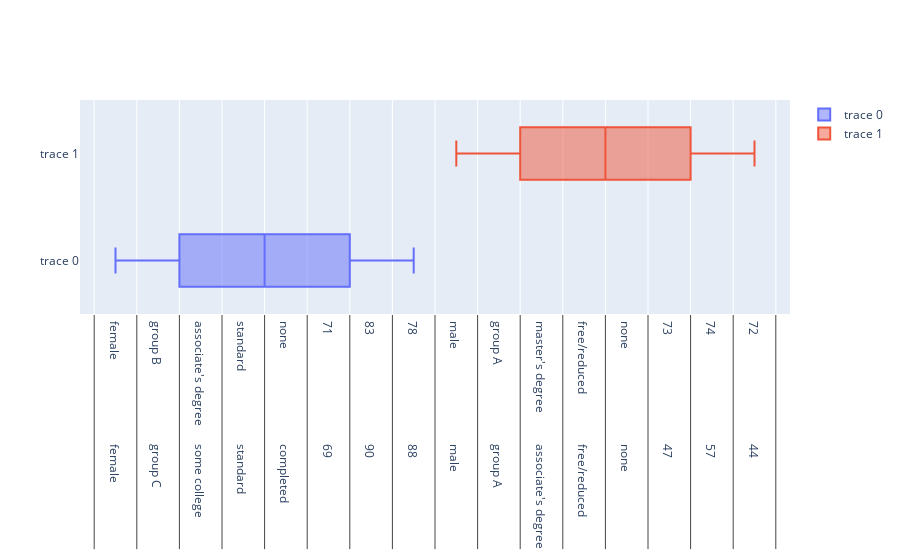

This figure's notebook cell:
### Markdown cell above
### Box Graph

### Code cell
import plotly.graph_objects as go

x0 = df[(df['math score']) & (df['gender'] == 'female')]
x1 = df[(df['math score']) & (df['gender'] == 'male')]

fig = go.Figure()
fig.add_trace(go.Box(x=x0))
fig.add_trace(go.Box(x=x1))

fig.show()

### Figure 1 — Plotly figure (JSON) as saved in the notebook; plotly's stock layout.template omitted (floating-point values rounded to 4 significant figures; data arrays with more than 128 entries replaced by an {"elided": "..."} marker saying what was removed)
{"data": [{"type": "box", "x": {"elided": "278x8 mixed values"}}, {"type": "box", "x": {"elided": "251x8 mixed values"}}], "layout": {}}
